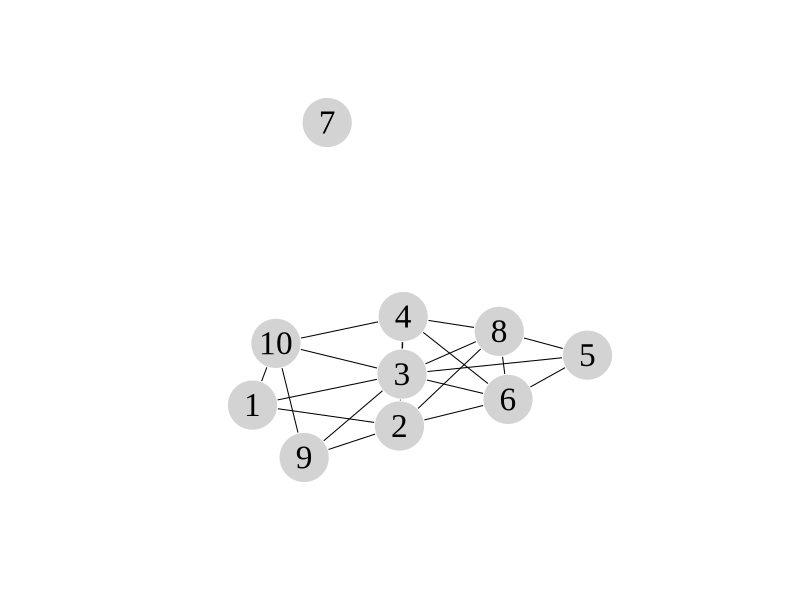
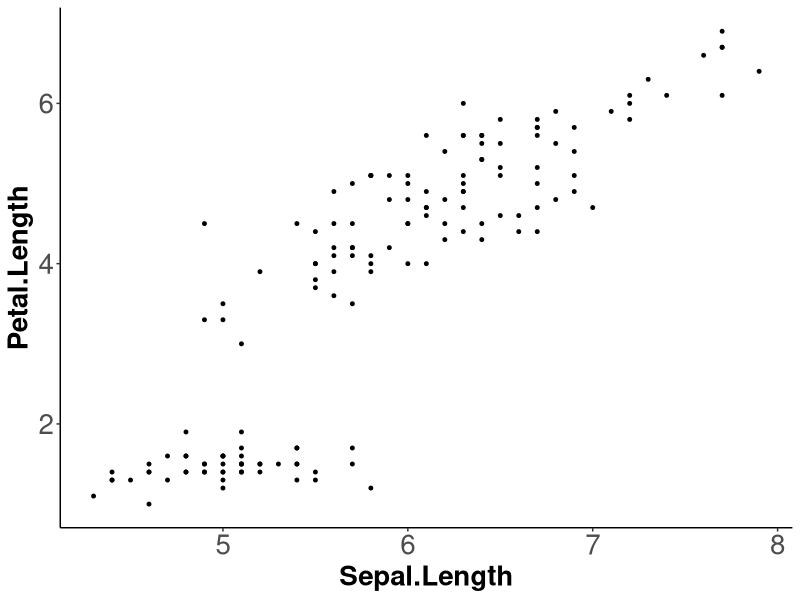
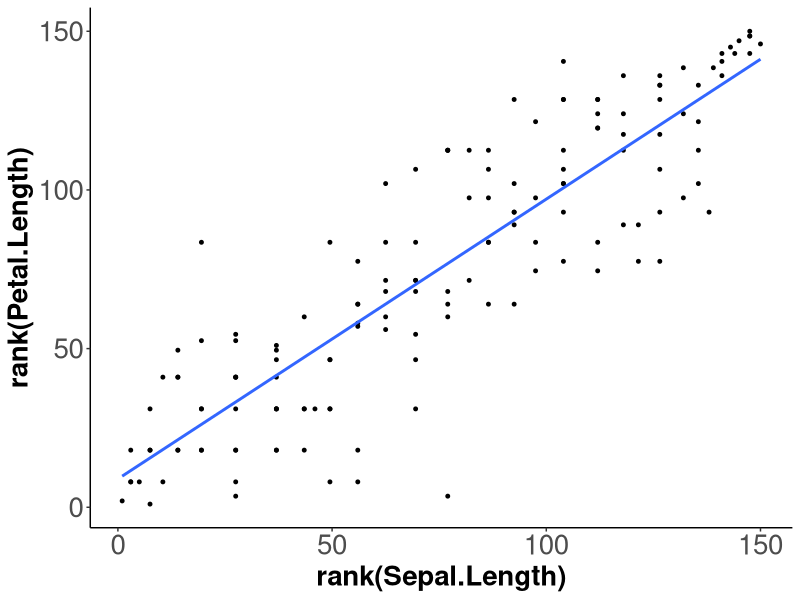

Write the R code that produced these figures, in order.
library("igraph")
library("viridis")
library("ggplot2")

setwd("/home/j/BIOINFORMATICA/REDES/")
# image1
er <- sample_gnm(n=10, m=20) 
# vector
er_vector <- as_data_frame(er) 
# plot
set.seed(1)
plot.igraph(er,
            vertex.label.color="black",
            vertex.label.dist=0,
            vertex.label.cex=2,
            vertex.label.family="Times new roman",
            vertex.frame.color="white",
            vertex.color =  "lightgray",
            edge.color = "black",
            edge.arrow.size=0,
            vertex.size = 30,
)

# image 2 scatter plot with no smooth

# Pearson correlation 
df <- iris

# ranked pearson correlation 
r <- cor.test(x = rank(df$Sepal.Length),
      y = rank(df$Petal.Length),
      method = "pearson")

### Sepal.Length, Sepal.Width
scatter_plot <- ggplot(data = df, aes(Sepal.Length, Petal.Length)) +
  geom_point(size = 1) +
  theme_classic() +
  theme(axis.text=element_text(size=20),
        axis.title=element_text(size=20,face="bold"))
  

ggsave( scatter_plot, filename = "image2.svg" , units = "cm", width = 15*1.3, height = 15, dpi = 320, device = "svg")
library(dplyr)
df %>% select(Sepal.Length, Petal.Length)
rank <- df %>% mutate(Sepal.Length = rank(Sepal.Length), Petal.Length = rank(Petal.Length)) %>% select(Sepal.Length, Petal.Length)


# image 3 scatter plot with smooth
scatter_smooth_pearson_rank <- ggplot(data = df, aes(rank(Sepal.Length), rank(Petal.Length))) +
  geom_point(size = 1) +
  geom_smooth(method=lm, se=FALSE) +
  theme_classic() +
  theme(axis.text=element_text(size=20),
        axis.title=element_text(size=20,face="bold"))

ggsave( scatter_smooth_pearson_rank, filename = "image3.svg" , units = "cm", width = 15*1.3, height = 15, dpi = 320, device = "svg")




